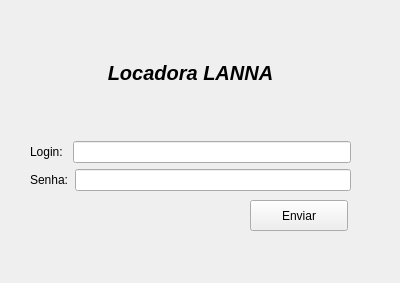
<?xml version="1.0" encoding="UTF-8"?>
<ui version="4.0">
 <class>Login</class>
 <widget class="QWidget" name="Login">
  <property name="geometry">
   <rect>
    <x>0</x>
    <y>0</y>
    <width>400</width>
    <height>283</height>
   </rect>
  </property>
  <property name="windowTitle">
   <string>Form</string>
  </property>
  <widget class="QPushButton" name="btenviarlogin">
   <property name="geometry">
    <rect>
     <x>250</x>
     <y>200</y>
     <width>98</width>
     <height>31</height>
    </rect>
   </property>
   <property name="text">
    <string>Enviar</string>
   </property>
  </widget>
  <widget class="QWidget" name="layoutWidget">
   <property name="geometry">
    <rect>
     <x>30</x>
     <y>10</y>
     <width>321</width>
     <height>181</height>
    </rect>
   </property>
   <layout class="QVBoxLayout" name="verticalLayout_3">
    <item>
     <layout class="QVBoxLayout" name="verticalLayout_2">
      <item>
       <layout class="QVBoxLayout" name="verticalLayout">
        <item>
         <widget class="QLabel" name="label">
          <property name="font">
           <font>
            <pointsize>15</pointsize>
            <weight>75</weight>
            <italic>true</italic>
            <bold>true</bold>
           </font>
          </property>
          <property name="text">
           <string>Locadora LANNA</string>
          </property>
          <property name="alignment">
           <set>Qt::AlignCenter</set>
          </property>
         </widget>
        </item>
        <item>
         <layout class="QHBoxLayout" name="horizontalLayout">
          <property name="spacing">
           <number>10</number>
          </property>
          <item>
           <widget class="QLabel" name="label_2">
            <property name="text">
             <string>Login:</string>
            </property>
           </widget>
          </item>
          <item>
           <widget class="QLineEdit" name="logintx"/>
          </item>
         </layout>
        </item>
        <item>
         <layout class="QHBoxLayout" name="horizontalLayout_2">
          <item>
           <widget class="QLabel" name="label_3">
            <property name="enabled">
             <bool>true</bool>
            </property>
            <property name="text">
             <string>Senha:</string>
            </property>
           </widget>
          </item>
          <item>
           <widget class="QLineEdit" name="senhatx">
            <property name="sizePolicy">
             <sizepolicy hsizetype="Expanding" vsizetype="Fixed">
              <horstretch>0</horstretch>
              <verstretch>0</verstretch>
             </sizepolicy>
            </property>
            <property name="contextMenuPolicy">
             <enum>Qt::DefaultContextMenu</enum>
            </property>
            <property name="echoMode">
             <enum>QLineEdit::Password</enum>
            </property>
           </widget>
          </item>
         </layout>
        </item>
       </layout>
      </item>
     </layout>
    </item>
   </layout>
  </widget>
  <zorder>layoutWidget</zorder>
  <zorder>btenviarlogin</zorder>
 </widget>
 <resources/>
 <connections/>
</ui>
